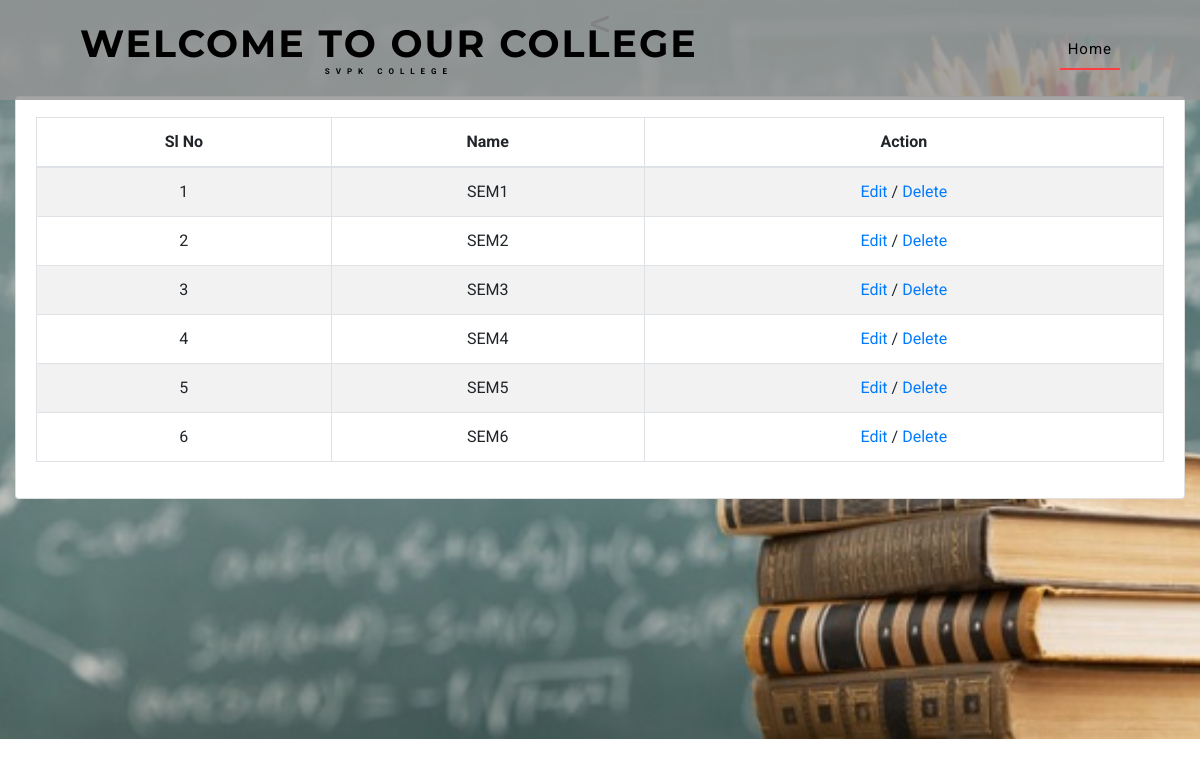
Page /view_sem.php (signed in) on the committed database.
### tables this page shows
CREATE TABLE `tbl_sem` (
  `sem_id` int(11) NOT NULL,
  `sem` varchar(20) NOT NULL
);

### view_sem.php (the view, shortened to what this page needs)
<?php
include('connect.php');
$query_ret = mysqli_query($con, "SELECT * FROM tbl_sem");
?>
<!DOCTYPE html>
<html lang="zxx">
<head>
    <link href="css/bootstrap.css" type="text/css" rel="stylesheet" media="all">
    <link href="css/style.css" type="text/css" rel="stylesheet" media="all">
	<link rel="stylesheet" href="css/owl.theme.css" type="text/css" media="all">
	<link rel="stylesheet" href="css/owl.carousel.css" type="text/css" media="screen" property="" />
    <link href="css/fontawesome-all.min.css" rel="stylesheet">
</head>
<body>
    <div class="banner1">
        <header>
            <nav class="navbar navbar-expand-lg navbar-light bg-gradient-secondary pt-3">
               <h1><a class="navbar-brand" href="index.php">WELCOME TO OUR COLLEGE
							<span> SVPK COLLEGE</span>
						</a></h1>
                <div class="collapse navbar-collapse" id="navbarSupportedContent">
                    <ul class="navbar-nav ml-auto">
								<li class="nav-item active">
									<a class="nav-link" href="teacher.php">Home
									</a>
								</li>
					</ul>
				</div>
			</nav>
        </header>
<h1 align="center"><</h1></br></br>
<section class="content">
      <div class="container-fluid">
        <div class="card">
            <div class="card-body">
<table id="category_table" class="table table-bordered table-striped">
                <thead>
                <tr>
                  <th style="text-align: center;">Sl No</th>
                  <th style="text-align: center;">Name</th>
                  <th style="text-align: center;">Action</th>
                </tr>
                </thead>
                <tbody>
                <?php $i = 0; while($data = mysqli_fetch_assoc($query_ret))
                {
                  $i++;
                ?>
                <tr>
                  <td align="center"><?php echo $i; ?></td>
                  <td align="center"><?php echo $data['sem']; ?></td>
                  <td align="center"><a href="edit_sem.php?sc_id=<?php echo $data['sem_id']; ?>">Edit</a> / <a href="delete_sem.php?sd_id=<?php echo $data['sem_id']; ?>" onclick="return confirm('Do you want to delete?');" >Delete</a></td>
                </tr>
                <?php } ?>
              </tbody>
            </table>
             </div>
        </div>
      </div>
    </section>
</body>
</html>

### css/style.css (style rules this page uses)
body { margin: 0; font-family: 'Roboto', sans-serif; background: #fff; }
body a, .slider-info a { transition: 0.5s all; -webkit-transition: 0.5s all; -moz-transition: 0.5s all; -o-transition: 0.5s all; -ms-transition: 0.5s all; text-decoration: none; outline: none; }
h1, h2, h3, h4, h5, h6 { margin: 0; font-family: 'Montserrat', sans-serif; }
ul { margin: 0; padding: 0; }
ul { list-style-type: none; }
header h1, { line-height: 0; }
.navbar-light { padding: 1em 5em; position: absolute; z-index: 999; width: 100%; left: 0; background: #949494d6; }
.navbar-light .navbar-nav .nav-link { color: #000 !important; font-weight: 400; font-size: 15px; letter-spacing: 1px; }
.navbar-light .navbar-nav .show>.nav-link, .navbar-light .navbar-nav .active>.nav-link, .navbar-light .navbar-nav .nav-link.show, .navbar-light .navbar-nav .nav-link.active { color: #fff; border-bottom: 2px solid #ff3c41; }
.navbar-light .navbar-brand { color: #000000; font-size: 38px; font-family: 'Montserrat', sans-serif; font-weight: 700; letter-spacing: 2px; text-transform: uppercase; }
a.navbar-brand span { display: block; font-size: 8px; font-family: 'Roboto', sans-serif; letter-spacing: 6px; text-align: center; text-transform: uppercase; }
ul.navbar-nav.ml-auto { margin-top: 0px; }
.banner1 { background: url(../images/qqq.JPG) center no-repeat; -webkit-background-size: cover; -moz-background-size: cover; -o-background-size: cover; -ms-background-size: cover; background-size: cover; position: relative; height: 739px; }

### rows in the picture
tbl_sem: sem "SEM1"
tbl_sem: sem "SEM2"
tbl_sem: sem "SEM3"
tbl_sem: sem "SEM4"
tbl_sem: sem "SEM5"
tbl_sem: sem "SEM6"
